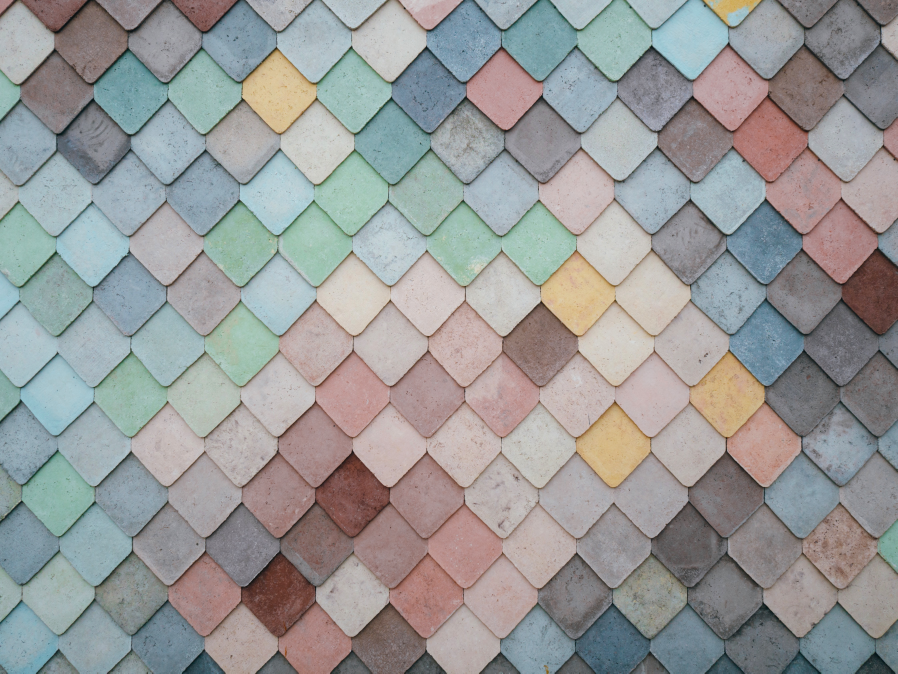
#> input picture picture2.jpg, 4488 x 3366 px, found by its file name (shown at 1/5 size)
$ jupyter execute --allow-errors Color-detection-KMeans.ipynb
#> lines starting #> are read from the running program, lines starting #| are printed output that depends on the picture
#> (a cell that did not finish here is left out)

[cell 2]
import cv2
import numpy as np
from collections import Counter
from sklearn.cluster import KMeans
import matplotlib.pyplot as plt

[cell 3]
img=cv2.imread('/Users/mohammadadnaan/Desktop/Background-Color-Detection-main/picture2.jpg')
#> img is the input picture: shape (3366, 4488, 3); mean B, G, R 152.4, 152.9, 152
img=cv2.resize(img,(500,500))
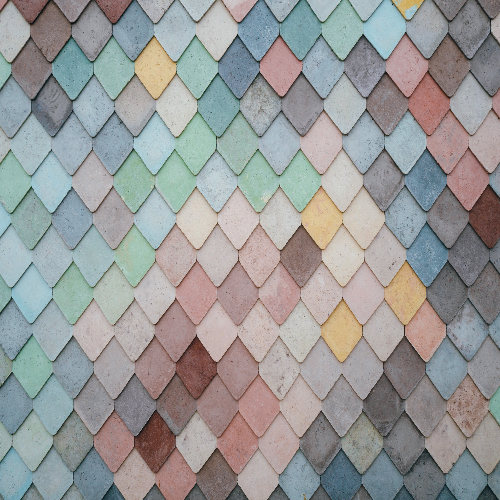
#> img: shape (500, 500, 3); mean B, G, R 152.3, 152.8, 151.8
plt.imshow(cv2.cvtColor(img, cv2.COLOR_BGR2RGB))

[cell 4]
#Reshaping to make 2D matrix of all the points.

modified_img=img.reshape(img.shape[0]*img.shape[1],3)
print(modified_img)
#> (printed output is left out)

[cell 5]
#plotting all the points in 3D space.

x=modified_img[:,0]
y=modified_img[:,1]
z=modified_img[:,2]
fig = plt.figure(figsize=(5,5))
ax = plt.axes(projection ='3d')
ax.scatter(x, y, z)
plt.show()
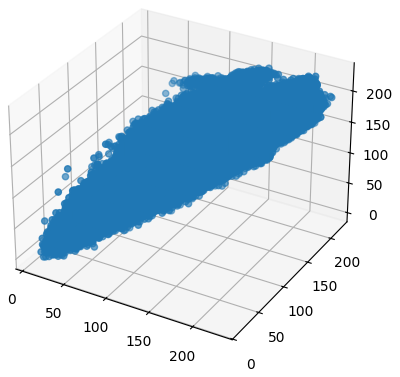
#> figure drawn by matplotlib, 1 panel

[cell 6]
# Performing unpsupervised learning using K-Means

kmean=KMeans(n_clusters=10)
labels=kmean.fit_predict(modified_img)
#print(kmean.labels_)

[cell 7]
#Points as shown according to the labels of KMeans

x=modified_img[:,0]
y=modified_img[:,1]
z=modified_img[:,2]
fig = plt.figure(figsize=(7, 7))
ax = plt.axes(projection ='3d')
ax.scatter(x, y, z, c=kmean.labels_, cmap='rainbow')
ax.scatter(kmean.cluster_centers_[:,0] ,kmean.cluster_centers_[:,1],kmean.cluster_centers_[:,2], color='black')
plt.show()
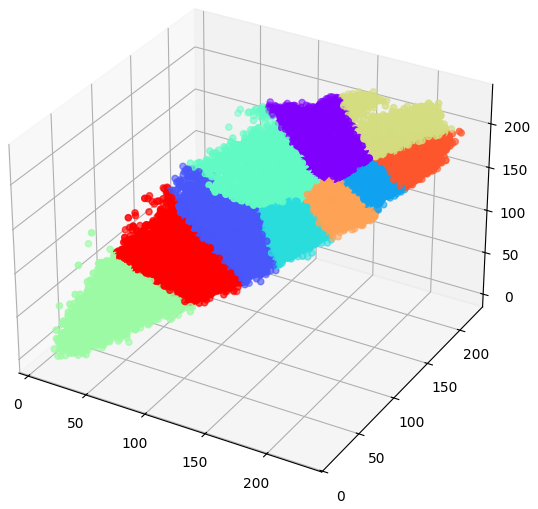
#> figure drawn by matplotlib, 1 panel

[cell 8]
#Making frequency of each label set i.e count of no. of data-points in each label

count=Counter(labels)
#> count = 10 items
count

[cell 9]
#centroids of the clusters

center_color=kmean.cluster_centers_
center_color

[cell 10]
ordered_color=[center_color[i] for i in count.keys()]
#> ordered_color = [[128.8, 133.7, 163.8], [48.41, 52.1, 53.85], [78.36, 82.14, 92.68], [107.9, 108.5, 114.8], [137.2, 131.5, 122.5], [160.6, 154.6, 138.1], [157.1, 164.4, 184.3], [177.7, 176.5, 155.7], [196.2, 193, 171], [186, 190.7, 198.6]]
ordered_color
#> Out has the same summary as ordered_color

[cell 11]
def rgb2hex(color):
    return "#{:02x}{:02x}{:02x}".format(int(color[0]), int(color[1]), int(color[2]))

[cell 12]
hex_color=[rgb2hex(ordered_color[i]) for i in count.keys()]
#> hex_color = ['#89837a', '#a09a8a', '#b9bec6', '#303435', '#6b6c72', '#b1b09b', '#8085a3', '#4e525c', '#c4c0aa', '#9da4b8']
hex_color
#> Out has the same summary as hex_color

[cell 13]
plt.figure(figsize = (8, 6))
plt.pie(count.values(),labels=hex_color,colors=hex_color,shadow=True)
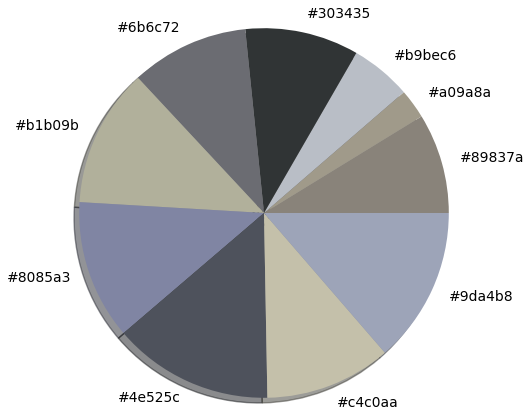
#> figure drawn by matplotlib, 1 panel

[cell 14]
def get_key(val):
#> called with val = 35086
    for key,value in count.items():
         if val==value:
            return key
#> this loop made 8 passes
#> (key, value) on passes 1 to 8: (4, 21891), (5, 6466), (9, 13304), (1, 24891), (3, 25802), (7, 30301), (0, 30487), (2, 35086)

    return "key doesn't exist"

[cell 15]
# Getting the max. color as our background

label_background=get_key(max(count.values()))
#> label_background = 2
background_color=ordered_color[label_background]
#> background_color = [78.36, 82.14, 92.68]
hex_color_background=rgb2hex(background_color)
#> hex_color_background = '#4e525c'
hex_color_background
#> Out = '#4e525c'

[cell 16]
#showing our background in the form of an image.

bg=np.zeros((512,512,3),np.uint8)
bg_color=cv2.rectangle(bg,(0,0),(512,512),background_color,-1)
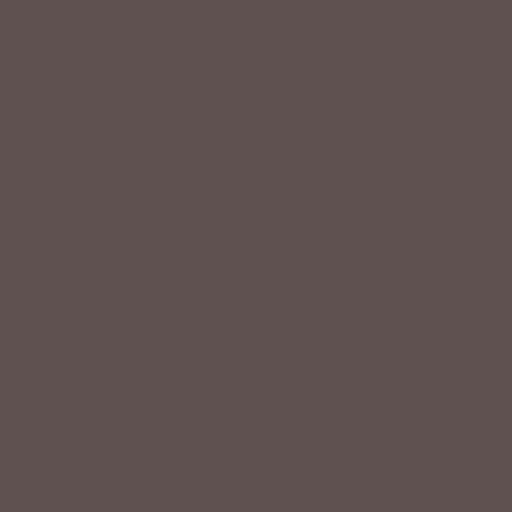
#> bg_color: shape (512, 512, 3); mean of channels 0, 1, 2 78, 82, 93; drawn as B, G, R
plt.imshow(bg_color)
